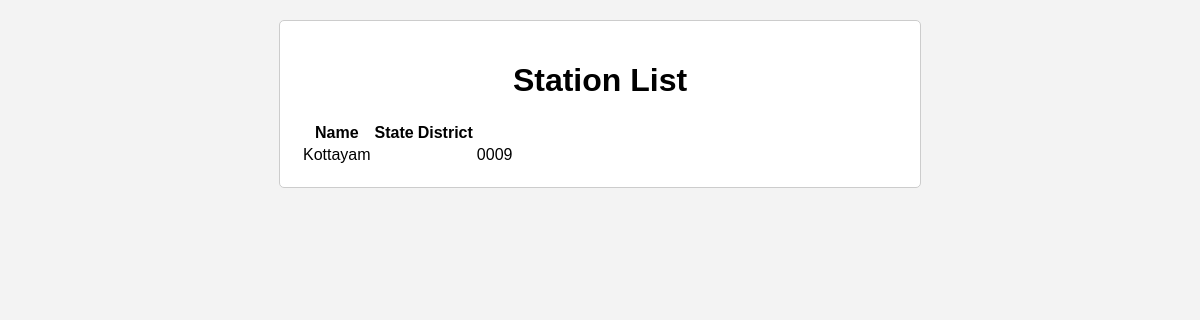
The app's page /station_list/, older data.
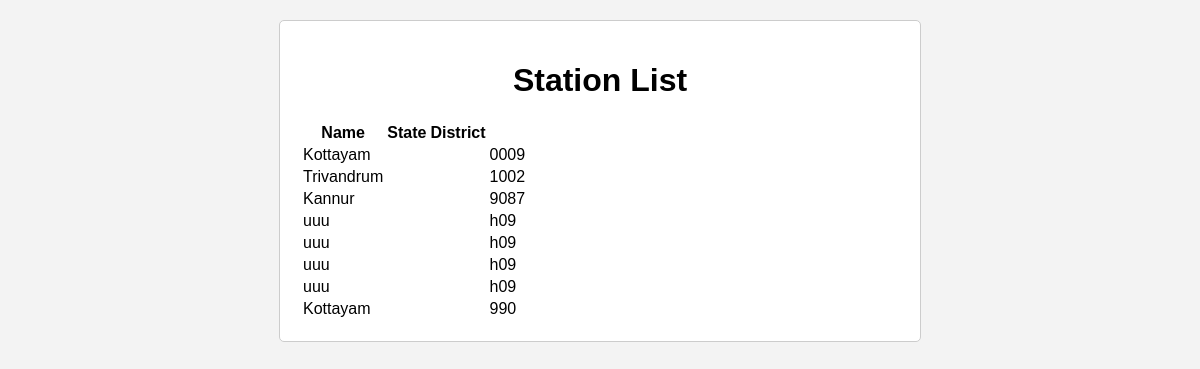
The same page, newer data.
### myApp/models.py (models this page shows, shortened)
class Station(models.Model):
    station_name = models.CharField(max_length=255)
    code = models.CharField(max_length=10)

### myApp/views.py (the view)
# urls.py: path('station_list/', views.station_list, name='station_list'),
def station_list(request):
    stations = Station.objects.all()
    return render(request, 'station_list.html', {'stations': stations})

### templates/station_list.html (shortened to what this page needs)
<!DOCTYPE html>
<html>
<head>
</head>
<body>
    <div class="container">
        <h1>Station List</h1>
        <table>
            <tr>
                <th>Name</th>
                <th>State</th>
                <th>District</th>
            </tr>
            {% for station in stations %}
                <tr>
                    <td>{{ station.station_name }}</td>
                    <td>{{ station.state }}</td>
                    <td>{{ station.district }}</td>
                    <td>{{ station.code }}</td>
                </tr>
            {% empty %}
                <tr>
                    <td colspan="3">No stations available.</td>
                </tr>
            {% endfor %}
        </table>
    </div>
</body>
</html>

Row changes from the older to the newer data that the page shows:
added Station: station_name "Trivandrum", code "1002"
added Station: station_name "Kannur", code "9087"
added Station: station_name "uuu", code "h09"
added Station: station_name "uuu", code "h09"
added Station: station_name "uuu", code "h09"
added Station: station_name "uuu", code "h09"
added Station: station_name "Kottayam", code "990"
